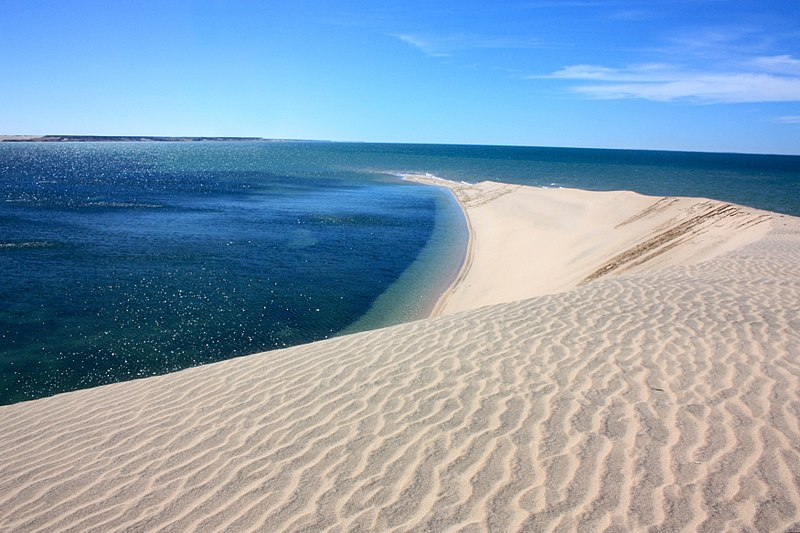
#> input picture src.jpg, 800 x 533 px
$ python horizontal.py
#> lines starting #> are read from the running program, lines starting #| are printed output that depends on the picture; long printed decimals are rounded
import numpy as np
import cv2
import sys
print(sys.version)

path = "./src.jpg"

height, width = cv2.imread(path, 0).shape
#> height = 533; width = 800
img = cv2.imread(path)
#> img is the input picture: shape (533, 800, 3); mean B, G, R 178.1, 157.1, 132.9

print(height)
#| 533
print(width)
#| 800

buckets = 2

average = img.mean(axis=0).mean(axis=0)
#> average = [178.1, 157.1, 132.9]

print(average)
#| [178.119 157.060 132.911]

diff = []
for i in range(height):
    diff.append([])
    avg = img[i:i+1].mean(axis=0).mean(axis=0)
    for j in range(width):
        pixel1 = img[i, j]

        r = pixel1[0]
        g = pixel1[1]
        b = pixel1[2]

        diff[i].append(avg)
#> this loop made 533 passes
#> avg on passes 1 to 3: [246.9, 146.5, 72.75], [247.4, 147, 73.29], [247.8, 147.9, 73.74]
#> after the loop, diff = 533 items

npImg = np.uint8(diff)
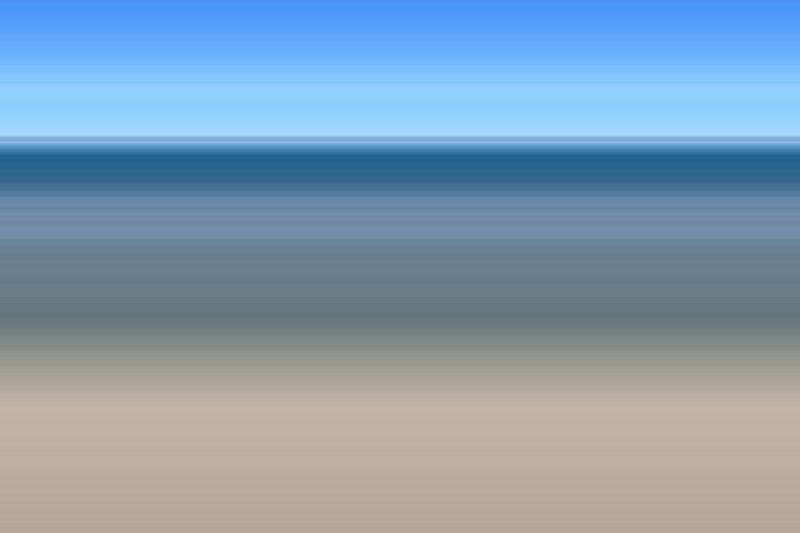
#> npImg: shape (533, 800, 3); mean of channels 0, 1, 2 177.7, 156.6, 132.4; drawn as B, G, R
# cv2.imshow("image", np.uint8(diff))
cv2.imwrite('/out/out.jpg', npImg)

$ run again, with cursed.jpg copied over src.jpg
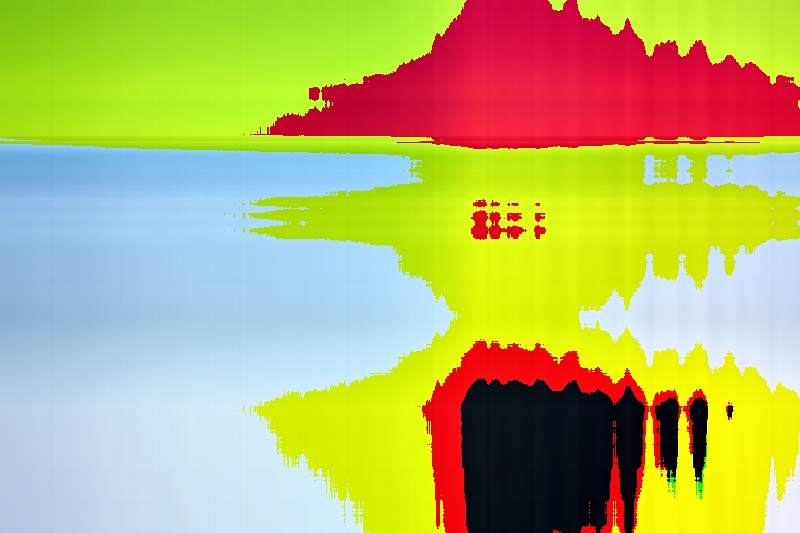
#> input picture cursed.jpg, 800 x 533 px
#> height = 533; width = 800
#> img is the input picture: shape (533, 800, 3); mean B, G, R 107.7, 181.3, 182.4
#| 533
#| 800
#> average = [107.7, 181.3, 182.4]
#| [107.685  181.277 182.366]
#> the loop `for i in range(height):` made 533 passes
#> avg on passes 1 to 3: [45.05, 200.4, 168.8], [45.04, 200, 168.8], [45.32, 199.6, 169.1]
#> after the loop `for i in range(height):`: diff = 533 items
#> `npImg = np.uint8(diff)`:
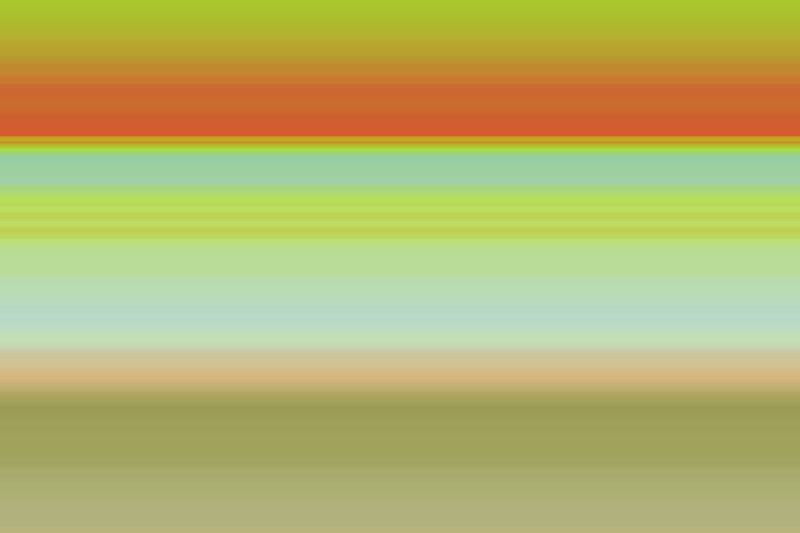
#> npImg: shape (533, 800, 3); mean of channels 0, 1, 2 107.2, 180.8, 181.9; drawn as B, G, R
